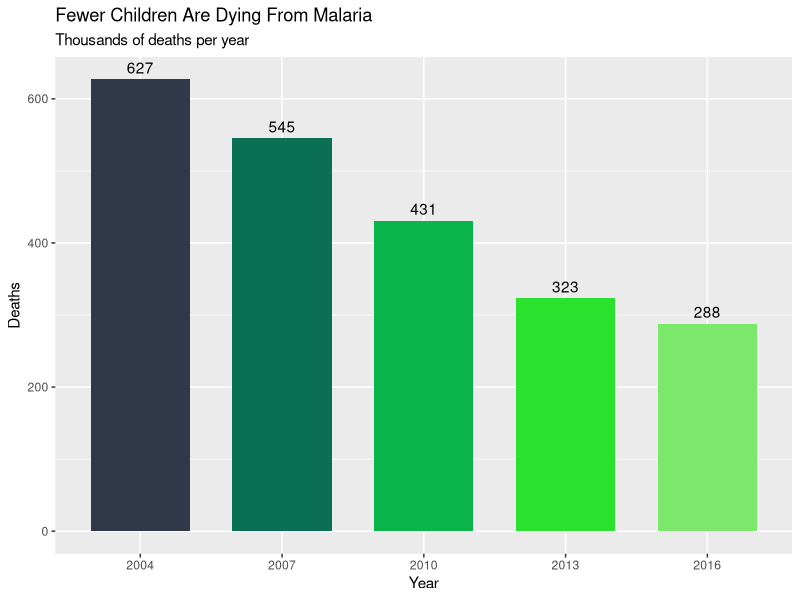

This figure's R source:
## ---- chunk 1
knitr::opts_chunk$set(echo = TRUE)
library("ggplot2")
## ---- chunk 2
data <- cbind(as.data.frame(c(627,545,431,323,288)),as.factor(c(2004,2007,2010,2013,2016)))
colnames(data) <- c("Deaths","Year")

ggplot(data,aes(x=Year,y=Deaths,fill=Year)) + 
  geom_bar(stat="identity", width = 0.7,show.legend = FALSE) +
  geom_text(aes(label=Deaths),vjust=-0.5) +
  scale_fill_manual(values=c("#2F394A", "#0B7053", "#09B44B", "#2AE12E", "#7BE86B")) +
  labs(title = "Fewer Children Are Dying From Malaria",
       subtitle = "Thousands of deaths per year")
